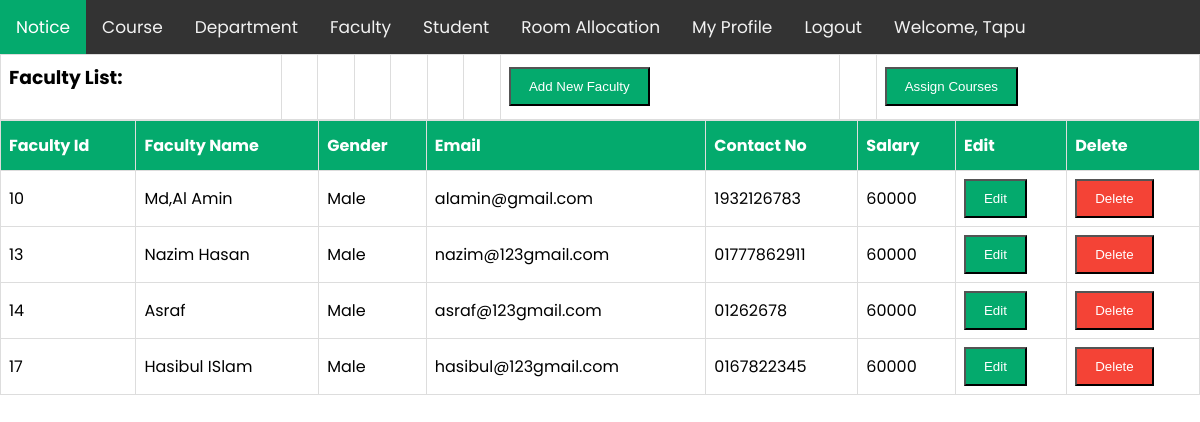
Screenshot of /views/Faculty.php (signed in) with the database file from the repository.
### tables this page shows
CREATE TABLE `faculty` (
  `id` int(11) NOT NULL,
  `facultyName` text NOT NULL,
  `gender` text NOT NULL,
  `email` text NOT NULL,
  `contactNo` varchar(20) NOT NULL,
  `salary` varchar(20) NOT NULL
);

### Models/db_config.php (called while the page is built, shortened)
<?php
        function getFaculty(){
            $con = mysqli_connect('localhost','root', '', 'webtech');
            $sql = 'select * from faculty';
            $result = mysqli_query($con,$sql);
            $ArrayF=array();
            while($row = mysqli_fetch_assoc($result)){
                $ArrayF[]=$row;
            }
            return $ArrayF;
        }
?>

### Controllers/facultyList.php (called while the page is built, shortened)
<?php
 require '../Models/db_config.php';
function getAllFaculty(){
                    $faculty = getFaculty();
                    return $faculty;
            }
?>

### Views/Faculty.php (the view, shortened to what this page needs)
<?php
    include 'navbar.php';
    require_once '../Controllers/facultyList.php';
    $faculties = getAllFaculty();
?>
    <form action="">
        <table>
            <tr>
                <td><h3>Faculty List:</h3></td>
                <td></td>
                <td></td>
                <td></td>
                <td></td>
                <td></td>
                <td></td>
            <td><button class="button"><a href="./AddNewFaculty.php">Add New Faculty</a></button></td>
            <td></td>
            <td><button class="button"><a href="./AssignCourse.php">Assign Courses</a></button></td>
                <table cellspacing="0" cellpadding="0" border="1" width="361px" height="86px">
                    <thead align="center" >
                        <th >Faculty Id</th>
                        <th >Faculty Name</th>
                        <th >Gender</th>
                        <th >Email</th>
                        <th >Contact No</th>
                        <th >Salary</th>
                        <th >Edit</th>
                        <th >Delete</th>
                        </thead>
                        <?php
                        echo "<tr align='center'>";
                        foreach($faculties as $faculty){
                            echo "<tr>";
                            echo "<td>".$faculty['id']."</td>";
                            echo "<td>".$faculty['facultyName']."</td>";
                            echo "<td>".$faculty['gender']."</td>";
                            echo "<td>".$faculty['email']."</td>";
                            echo "<td>".$faculty['contactNo']."</td>";
                            echo "<td>".$faculty['salary']."</td>";
                            echo '<td><button class="button"><a href="./editFaculty.php/?id='.$faculty['id'].'">Edit</a></button></td>';
                            echo '<td><button class="cancelbtn"><a href="../Controllers/deleteFaculty.php/?id='.$faculty['id'].'">Delete</a></button></td>';
                            echo "</tr>";
                        }
                        ?>
        </table>
    </form>
</body>
</html>

### Views/navbar.php (style rules this page uses)
body { margin: 0; font-family: 'Poppins', sans-serif; }
.button { width: auto; padding: 10px 18px; background-color: #04AA6D; }
.button a { color: white; text-decoration:none }
.cancelbtn { width: auto; padding: 10px 18px; background-color: #f44336; }
.cancelbtn a { color: white; text-decoration:none }
table { font-family: 'Poppins', sans-serif; border-collapse: collapse; width: 100%; }
td, th { border: 1px solid #ddd; padding: 8px; }
th { padding-top: 12px; padding-bottom: 12px; text-align: left; background-color: #04AA6D; color: white; }

### rows the page displays
faculty: id "10", facultyName "Md,Al Amin", gender "Male", email "alamin@gmail.com", contactNo "1932126783", salary "60000"
faculty: id "13", facultyName "Nazim Hasan", gender "Male", email "nazim@123gmail.com", contactNo "01777862911", salary "60000"
faculty: id "14", facultyName "Asraf", gender "Male", email "asraf@123gmail.com", contactNo "01262678", salary "60000"
faculty: id "17", facultyName "Hasibul ISlam", gender "Male", email "hasibul@123gmail.com", contactNo "0167822345", salary "60000"
